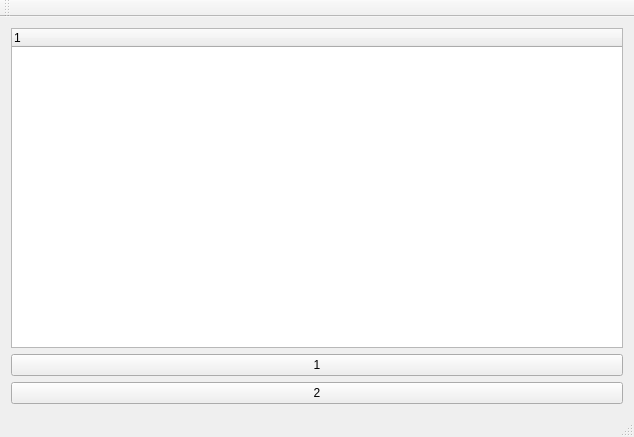
<?xml version="1.0" encoding="UTF-8"?>
<ui version="4.0">
 <class>MainWindow</class>
 <widget class="QMainWindow" name="MainWindow">
  <property name="geometry">
   <rect>
    <x>0</x>
    <y>0</y>
    <width>634</width>
    <height>437</height>
   </rect>
  </property>
  <property name="windowTitle">
   <string>MainWindow</string>
  </property>
  <widget class="QWidget" name="centralWidget">
   <layout class="QVBoxLayout" name="verticalLayout">
    <item>
     <widget class="QTreeWidget" name="treeWidget">
      <column>
       <property name="text">
        <string notr="true">1</string>
       </property>
      </column>
     </widget>
    </item>
    <item>
     <widget class="QPushButton" name="pushButton">
      <property name="text">
       <string>1</string>
      </property>
     </widget>
    </item>
    <item>
     <widget class="QPushButton" name="pushButton_2">
      <property name="text">
       <string>2</string>
      </property>
     </widget>
    </item>
   </layout>
  </widget>
  <widget class="QMenuBar" name="menuBar">
   <property name="geometry">
    <rect>
     <x>0</x>
     <y>0</y>
     <width>634</width>
     <height>21</height>
    </rect>
   </property>
  </widget>
  <widget class="QToolBar" name="mainToolBar">
   <attribute name="toolBarArea">
    <enum>TopToolBarArea</enum>
   </attribute>
   <attribute name="toolBarBreak">
    <bool>false</bool>
   </attribute>
  </widget>
  <widget class="QStatusBar" name="statusBar"/>
 </widget>
 <layoutdefault spacing="6" margin="11"/>
 <resources/>
 <connections/>
</ui>
